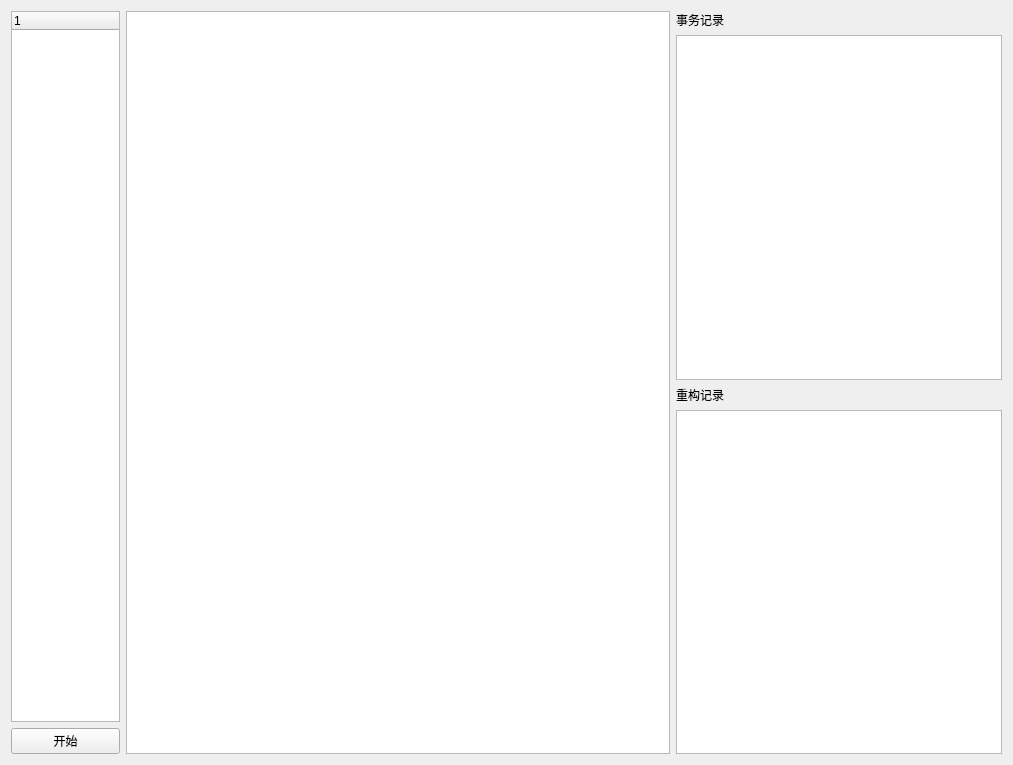
<?xml version="1.0" encoding="UTF-8"?>
<ui version="4.0">
 <class>ManagerMaster</class>
 <widget class="QWidget" name="ManagerMaster">
  <property name="geometry">
   <rect>
    <x>0</x>
    <y>0</y>
    <width>1013</width>
    <height>765</height>
   </rect>
  </property>
  <property name="windowTitle">
   <string>系统管理软件(主)</string>
  </property>
  <property name="windowIcon">
   <iconset>
    <normaloff>../img/仿真.png</normaloff>../img/仿真.png</iconset>
  </property>
  <layout class="QHBoxLayout" name="horizontalLayout_2">
   <item>
    <layout class="QHBoxLayout" name="horizontalLayout" stretch="1,5,3">
     <item>
      <layout class="QVBoxLayout" name="verticalLayout_2">
       <item>
        <widget class="QTreeWidget" name="treeWidget"/>
       </item>
       <item>
        <widget class="QPushButton" name="pushButton">
         <property name="text">
          <string>开始</string>
         </property>
         <property name="icon">
          <iconset>
           <normaloff>../img/运行仿真.png</normaloff>../img/运行仿真.png</iconset>
         </property>
        </widget>
       </item>
      </layout>
     </item>
     <item>
      <widget class="QGraphicsView" name="graphicsView"/>
     </item>
     <item>
      <layout class="QVBoxLayout" name="verticalLayout">
       <item>
        <widget class="QLabel" name="label">
         <property name="text">
          <string>事务记录</string>
         </property>
        </widget>
       </item>
       <item>
        <widget class="QTableWidget" name="tableWidget"/>
       </item>
       <item>
        <widget class="QLabel" name="label_2">
         <property name="text">
          <string>重构记录</string>
         </property>
        </widget>
       </item>
       <item>
        <widget class="QTableWidget" name="tableWidget_2"/>
       </item>
      </layout>
     </item>
    </layout>
   </item>
  </layout>
 </widget>
 <resources/>
 <connections/>
</ui>
